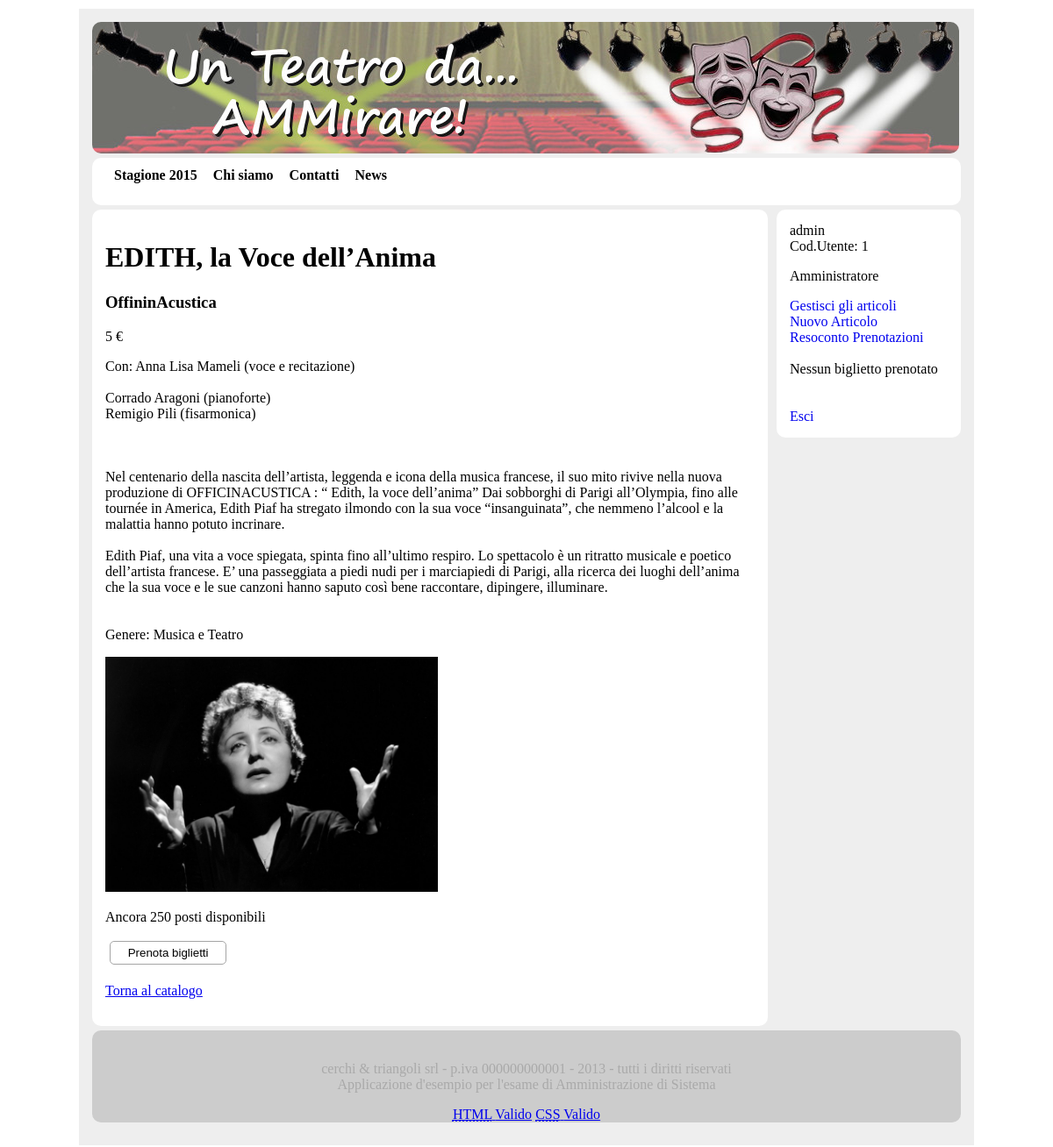
The page /index.php?comando=dettaglioarticolo&ID=69 (signed in) on the database as committed earlier.
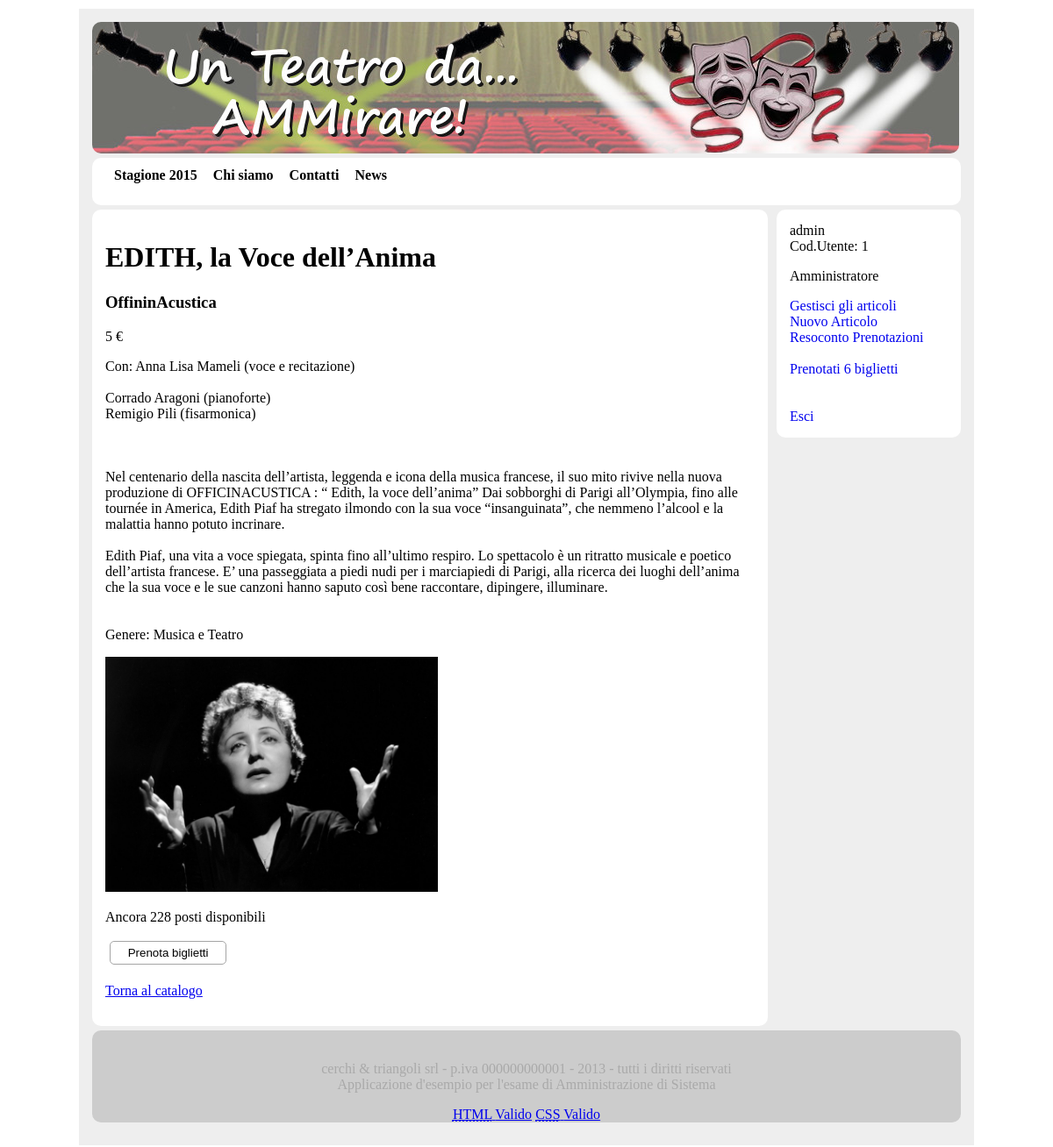
The same page on the database as committed later.
### tables this page shows
CREATE TABLE IF NOT EXISTS `articoli` (
  `ID` int(11) NOT NULL AUTO_INCREMENT,
  `data` timestamp NOT NULL DEFAULT CURRENT_TIMESTAMP,
  `titolo` varchar(50) NOT NULL,
  `sottotitolo` varchar(100) DEFAULT NULL,
  `testo` varchar(5000) DEFAULT NULL,
  `prezzo` int(11) NOT NULL,
  `foto` varchar(50) DEFAULT NULL,
  `categoria` varchar(30) DEFAULT NULL,
  `status` varchar(30) NOT NULL DEFAULT 'Pubblicato',
  `posti_disponibili` int(11) NOT NULL DEFAULT '250',
  PRIMARY KEY (`ID`)
);

### index.php (called while the page is built, shortened)
<?php
	include_once("controllo/ControllerGenerico.php");
	$controllo = new genericController();
	$controllo->invoke();
?>

### modello/Modello.php (called while the page is built, shortened)
<?php
	include_once("modello/Utente.php");
	include_once("modello/Articolo.php");
	class Modello
	{
	public function recupera_utente_connesso()
	{
		if(isset($_SESSION['userID'])){
			$utente_connesso = $this->recupera_utente_per_id($_SESSION['userID']);
			return $utente_connesso;}
			else {return null;}
	}
	public function recupera_articolo_per_id($idCercato)
	{
		$catalogo = $this->get_articoli();
		foreach ($catalogo as $lista) {
			if ($idCercato == $lista->id){$risultato = $lista;}
		}
		return $risultato;
	}
	private function get_articoli()
	{
		include 'controllo/connect_db.php';
		$query_veditutto="SELECT ID, titolo, sottotitolo, testo, prezzo, foto, status, data, posti_disponibili FROM articoli ";
		$risultato_query_veditutto=mysqli_query($connessione, $query_veditutto)
			or die("Errore gravissimo!!!: ".mysqli_error($connessione));
		$catalogo = array();
		$i=0;
		while($row = mysqli_fetch_assoc($risultato_query_veditutto))
		{
			$catalogo[$i] = new Articolo($row['ID'], $row['titolo'], $row['sottotitolo'],$row['testo'],$row['prezzo'],$row['foto'], $row['status'], $row['data'], $row['posti_disponibili']);
			$i++;
		}
		return $catalogo;
	}
public function recupera_utente_per_id($id_utente)
{
	$lista_utenti = $this->get_utenti();
	foreach ($lista_utenti as $lista) {
		if ($id_utente == $lista->ID){$risultato = $lista;}
	}
	return $risultato;
}
private function get_utenti()
{
	include 'controllo/connect_db.php';
	$query_vediutenti="select * from anagrafica";
	$risultato_query_vediutenti=mysqli_query($connessione, $query_vediutenti)
		or die("Errore di connessione all'anagrafica del database!!!<br/>  <br/>".mysqli_error($connessione));
	$lista_utenti = array();
	$i=0;
	while($row = mysqli_fetch_assoc($risultato_query_vediutenti))
	{
		$lista_utenti[$i] = new Utente($row['ID'], $row['nome'], $row['cognome'],$row['ruolo'],$row['connected'],$row['timestamp'] );
		$i++;
	}
	return $lista_utenti;
}
	public function recupera_num_prenotazioni_per_idUtente($id_utente)
	{
		include 'controllo/connect_db.php';
		$query_num_biglietti="SELECT poltrona FROM poltroncine WHERE utente = $id_utente";
		$num_prenotazioni=mysqli_query($connessione, $query_num_biglietti);
		$n_prenotazioni = mysqli_num_rows($num_prenotazioni);
		return $n_prenotazioni;
	}
	public function recupera_num_prenotazioni_per_idArticolo($id_articolo)
	{
		include 'controllo/connect_db.php';
		$query_num_biglietti="SELECT poltrona FROM poltroncine WHERE articolo = $id_articolo";
		$num_prenotazioni=mysqli_query($connessione, $query_num_biglietti);
		$n_prenotazioni = mysqli_num_rows($num_prenotazioni);
		return $n_prenotazioni;
	}
}
?>

### modello/Utente.php (called while the page is built, shortened)
<?php
class Utente{
	public function __construct ($ID, $nome, $cognome, $ruolo, $connected, $timestamp)
	{	$this->ID = $ID;
		$this->nome = $nome;
	}
}

### modello/Articolo.php (called while the page is built, shortened)
<?php
class Articolo{
	public function __construct ($_id, $_nome, $_sottotitolo, $_testo, $_prezzo, $_foto, $_status, $_data, $_posti_disponibili)
	{	$this->id= $_id;
		$this->nome = $_nome;
		$this->sottotitolo = $_sottotitolo;
		$this->prezzo = $_prezzo;
		$this->testo = $_testo;
		$this->foto = $_foto;
		$this->posti_disponibili = $_posti_disponibili;
	}
}

### vista/dettaglioarticolo.php (the view, shortened to what the changed rows need)
	<!DOCTYPE html>
<?php include_once("vista/componenti/head.php"); ?>
<body>
	<div class="wrapper">
		<header>
            <?php include_once("vista/componenti/header_image.php"); ?>
		</header>
        <?php include_once("vista/componenti/topmenu.php");
        include_once("vista/componenti/sidebar_R.php"); ?>
		<div class="page_2colonne">
						<h1> <?= $articolo->nome ?> </h1>
						<h3> <?= $articolo->sottotitolo ?> </h3>
						<p> <?= $articolo->prezzo ?> &euro; </p>
						<p> <?= nl2br($articolo->testo); ?> </p>
						<p class="fotoDettaglio"> <img src="uploads/images/<?= $articolo->foto ?>" alt="foto"/> </p>
						<form action="index.php" method="get">
							<label>Ancora <?= $articolo->posti_disponibili-$numPostiDisponibili; ?> posti disponibili</label><br><br>
							<input type="submit" name="comando" value="Prenota biglietti" />
						</form>
							<p>
							<a href="index.php?comando=catalogo"> Torna al catalogo </a>
						</p>
		</div>
		<footer>
			<?php include_once("vista/componenti/footer.php"); ?>
		</footer>
	</div>
</body>

### vista/componenti/sidebar_R.php (shortened to what the changed rows need)
<div class="sidebar2">
	<nav>
        <div class="login">
        	<?php
        		$risultato = $this->modello->recupera_utente_connesso();
        		if(null == ($risultato)){ echo "Non connesso<br><br><br>";}
        		else{echo $risultato->nome."<br> Cod.Utente: ".$risultato->ID ; }
	        	if(isset($_SESSION['username']) && isset($_SESSION['ruolo_utente'])){
	        		if ($_SESSION['ruolo_utente']=='SuperUser'){
	        			?>
			            	<p>Super User</p>
			            	<a href="index.php?comando=gestisci_articoli" style="text-decoration: none">Gestisci gli articoli</a><br/>
			            	<a href="index.php?comando=nuovo_articolo" style="text-decoration: none">Nuovo Articolo</a><br/>
			            	<a href="index.php?comando=gestisci_utenti" style="text-decoration: none">Gestisci gli utenti</a><br/>
			            	<a href="index.php?comando=resoconto_prenotazioni" style="text-decoration: none">Resoconto Prenotazioni</a><br/>
							<br/><br/>
							<a href="index.php?comando=logout" style="text-decoration: none">Esci</a><br/>
		            	<?php
	            	}
	        		else if ($_SESSION['ruolo_utente']=='Amministratore'){
	        			?>
			            	<p>Amministratore</p>
							<?php
								$tot_biglietti = $this->modello->recupera_num_prenotazioni_per_idUtente($_SESSION['userID']);
							?>
			            	<a href="index.php?comando=gestisci_articoli" style="text-decoration: none">Gestisci gli articoli</a><br/>
			            	<a href="index.php?comando=nuovo_articolo" style="text-decoration: none">Nuovo Articolo</a><br/>
			            	<a href="index.php?comando=resoconto_prenotazioni" style="text-decoration: none">Resoconto Prenotazioni</a><br/>
			            	<br/>
			            	<?php if($tot_biglietti != 0){ ?>
			            		<a href="index.php?comando=vedi_prenotati_per_id&ID=<?= $_SESSION['userID']?>" style="text-decoration: none">Prenotati <?= $tot_biglietti; ?> biglietti</a><br/>
								<?php } else { echo "Nessun biglietto prenotato<br/>";
							}  ?>
							<br/><br/>
							<a href="index.php?comando=logout" style="text-decoration: none">Esci</a><br/>
			            <?php
	            	}
				}else{	?>
	            	<a href="index.php?comando=login_record" style="text-decoration: none">Accedi o registrati </a><br/>
	            <?php
	            }
            ?>
        </div>
	</nav>
</div>

Rows that differ between the two databases and show on the page:
changed articoli "EDITH, la Voce dell’Anima": $articolo->posti_disponibili-$numPostiDisponibili "250" → "228"
Other text that changed with them:
$tot_biglietti: (not shown) → "6"
text no longer shown: "Nessun biglietto prenotato"
text now shown: "Prenotati biglietti"
